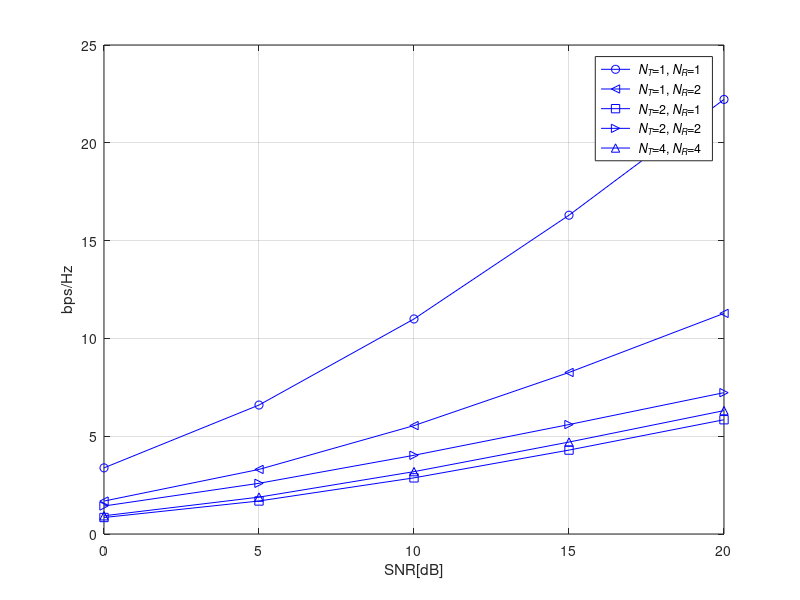

Reproduce this figure in MATLAB.
% Ergodic_Capacity_vs_SNR.m
% To plot Fig. 4.5 on p73 of the book
% "Introduction to Space-Time Wireless Communications", A. Paulraj, R. Nabar and D. Gore

%MIMO-OFDM Wireless Communications with MATLAB㈢   Yong Soo Cho, Jaekwon Kim, Won Young Yang and Chung G. Kang
%2010 John Wiley & Sons (Asia) Pte Ltd

clear all,  close all
SNR_dB=[0:5:20];  SNR_linear=10.^(SNR_dB/10.);
N_iter=1000; 
for Icase=1:5
   if Icase==1,  nT=4; nR=4;      % 4x4
    elseif Icase==2, nT=2;  nR=2; % 2x2
    elseif Icase==3, nT=1;  nR=1; % 1x1
    elseif Icase==4, nT=1;  nR=2; % 1x2
    else   nT=2;  nR=1;          % 2x1
   end
   n=min(nT,nR);  I = eye(n);
   C(Icase,:) = zeros(1,length(SNR_dB));
   for iter=1:N_iter
      H = sqrt(0.5)*(randn(nR,nT)+j*randn(nR,nT));  
      if nR>=nT,  HH = H'*H;  else  HH = H*H';  end
      for i=1:length(SNR_dB) %random channel generation
         C(Icase,i) = C(Icase,i)+log2(real(det(I+SNR_linear(i)/nT*HH)));
      end
   end
end
C = C/N_iter;
figure, plot(SNR_dB,C(1,:),'b-o', SNR_dB,C(2,:),'b-<', SNR_dB,C(3,:),'b-s');
hold on, plot(SNR_dB,C(4,:),'b->', SNR_dB,C(5,:),'b-^');
xlabel('SNR[dB]'); ylabel('bps/Hz'); set(gca,'fontsize',10); grid on
s1='{\it N_T}=1,{\it N_R}=1'; s2='{\it N_T}=1,{\it N_R}=2'; 
s3='{\it N_T}=2,{\it N_R}=1'; s4='{\it N_T}=2,{\it N_R}=2'; s5='{\it N_T}=4,{\it N_R}=4';
legend(s1,s2,s3,s4,s5)
